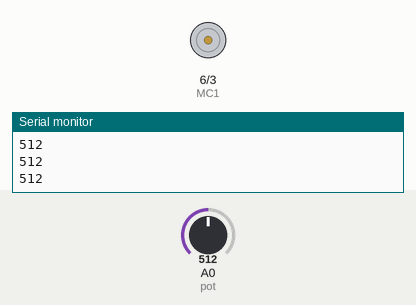
This sketch was run on a simulated Arduino Uno, built with avr-gcc and run on an emulated ATmega328P. Parts: motor-driver pin pairs drawn as motors (green arrow = first pin HIGH = forward, orange = second pin HIGH = backward, longer = more drive, scaled by the enable pin), the last lines printed to the serial monitor. Inputs (shaded band) come from the test bench; at power-on: A0 (pot) = 512.

Above: at 1.2 s.
1.3 s: A0 (pot) set to 716
At 2.5 s:
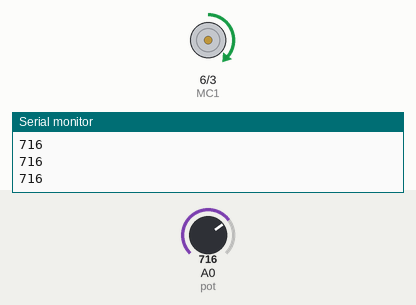
2.8 s: A0 (pot) set to 571
At 3.3 s:
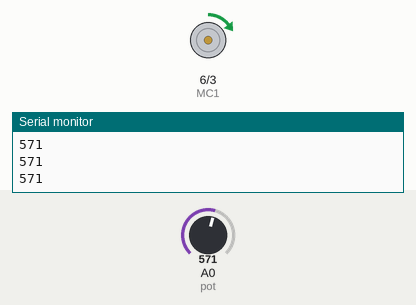
4.3 s: A0 (pot) set to 554
At 5.3 s:
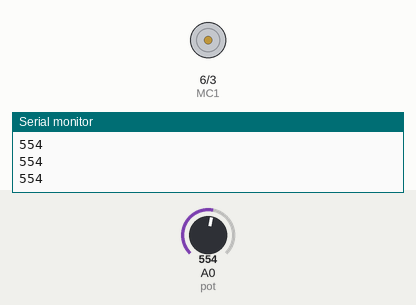
5.8 s: A0 (pot) set to 452
At 6.6 s:
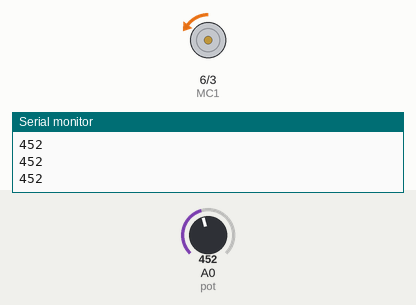
7.3 s: A0 (pot) set to 306
At 8.4 s:
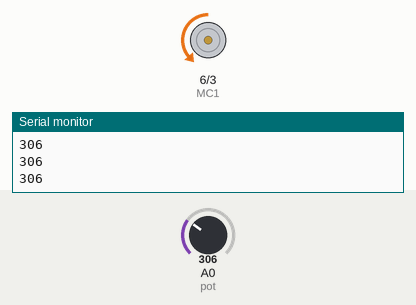
8.8 s: A0 (pot) set to 448
At 10.0 s:
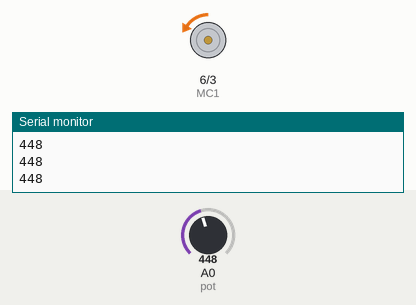
10.3 s: A0 (pot) set to 472
Timing chart, 0 to 12.8 s (numbered marks = the images above; inputs shaded):
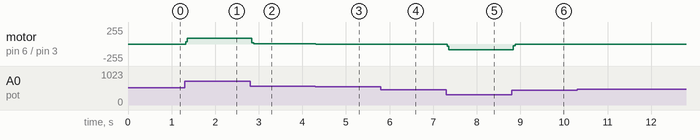

The sketch:

Hbridgetest.ino
```cpp
const int EN = 9;
const int MC1 = 6;
const int MC2 = 3;
const int pot = A0;
int val = 0;
int velocity = 0;

void setup() {
  Serial.begin(9600);
  pinMode(EN, OUTPUT);
  pinMode(MC1, OUTPUT);
  pinMode(MC2, OUTPUT);
  pinMode(pot, INPUT);
  brake();
}

void loop() {
  val = analogRead(pot);
  Serial.println(val);
  if (val > 562){
    velocity = map(val, 563, 1023, 0, 255);
    forward(velocity);
  }
  else if (val < 462){
    velocity = map(val, 461, 0, 0, 255);
    backward(velocity);
  }
  else brake();
}

////////////////////////////////////////////

void forward(int rate){
  //motor forward at given rate
  digitalWrite(EN, LOW);
  digitalWrite(MC1, HIGH);
  digitalWrite(MC2, LOW);
  analogWrite(EN, rate);
}

void backward(int rate){
  //motor forward at given rate
  digitalWrite(EN, LOW);
  digitalWrite(MC1, LOW);
  digitalWrite(MC2, HIGH);
  analogWrite(EN, rate);
}

void brake(){
  //motor forward at given rate
  digitalWrite(EN, LOW);
  digitalWrite(MC1, LOW);
  digitalWrite(MC2, LOW);
  analogWrite(EN, HIGH);
}
```

Measured:
- after the input at 1.3 s, motor on pin 6 (MC1) / pin 3 (MC2): stopped → forward 84/255 at once
- after the input at 2.8 s, motor on pin 6 (MC1) / pin 3 (MC2): forward 84/255 → forward 4/255 at once
- after the input at 4.3 s, motor on pin 6 (MC1) / pin 3 (MC2): forward 4/255 → stopped at once
- after the input at 5.8 s, motor on pin 6 (MC1) / pin 3 (MC2): stopped → backward 4/255 at once
- after the input at 7.3 s, motor on pin 6 (MC1) / pin 3 (MC2): backward 4/255 → backward 85/255 at once
- after the input at 8.8 s, motor on pin 6 (MC1) / pin 3 (MC2): backward 85/255 → backward 7/255 at once
- after the input at 10.3 s, motor on pin 6 (MC1) / pin 3 (MC2): backward 7/255 → stopped at once
